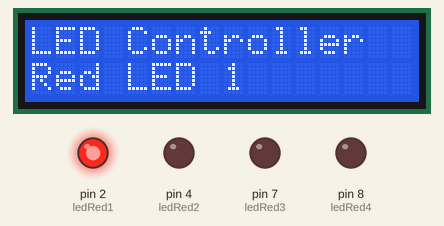
This sketch was run on a simulated Arduino Uno, built with avr-gcc and run on an emulated ATmega328P. Shown: 16×2 character LCD, output pins drawn as LEDs (lit = HIGH).

Above: at 0.1 s.
At 0.9 s:
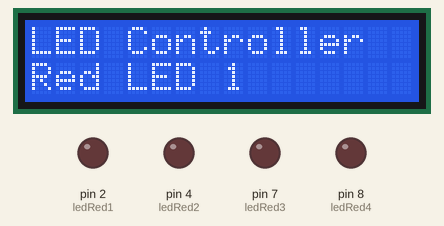
At 1.7 s:
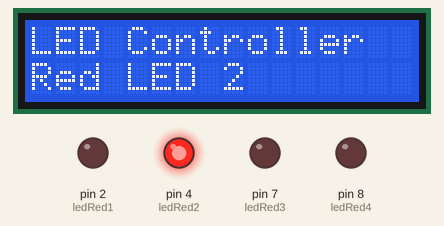
At 3.4 s:
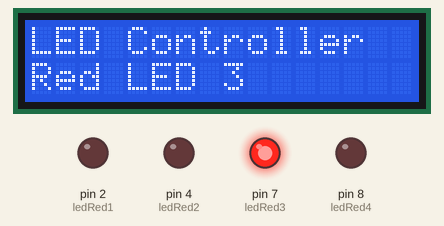
At 5.0 s:
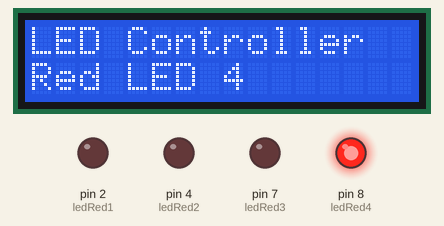
At 5.8 s:
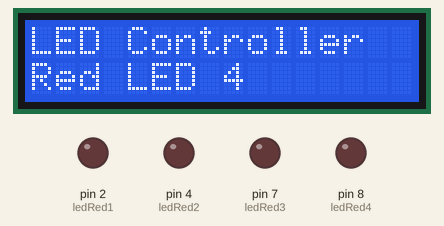
Timing chart, 0 to 40.0 s (numbered marks = the images above):
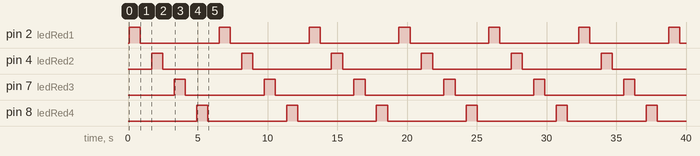

The sketch:

sketch_mar23a.ino
```cpp
#include <Wire.h>
#include <LiquidCrystal_I2C.h>

#define ledRed1 2
#define ledRed2 4
#define ledRed3 7
#define ledRed4 8  // Menambahkan satu lampu merah lagi

LiquidCrystal_I2C lcd(0x27, 16, 2); // Alamat I2C bisa 0x27 atau 0x3F tergantung modul

void setup() {
  pinMode(ledRed1, OUTPUT);
  pinMode(ledRed2, OUTPUT);
  pinMode(ledRed3, OUTPUT);
  pinMode(ledRed4, OUTPUT); // Inisialisasi LED baru

  lcd.init();
  lcd.backlight();
  lcd.setCursor(0, 0);
  lcd.print("LED Controller");
}

void loop() {
  lcd.setCursor(0, 1);
  lcd.print("Red LED 1  ");
  digitalWrite(ledRed1, HIGH);
  delay(800);
  digitalWrite(ledRed1, LOW);
  delay(800);

  lcd.setCursor(0, 1);
  lcd.print("Red LED 2  ");
  digitalWrite(ledRed2, HIGH);
  delay(800);
  digitalWrite(ledRed2, LOW);
  delay(800);

  lcd.setCursor(0, 1);
  lcd.print("Red LED 3  ");
  digitalWrite(ledRed3, HIGH);
  delay(800);
  digitalWrite(ledRed3, LOW);
  delay(800);

  lcd.setCursor(0, 1);
  lcd.print("Red LED 4  "); // Menampilkan teks untuk LED baru
  digitalWrite(ledRed4, HIGH);
  delay(800);
  digitalWrite(ledRed4, LOW);
  delay(800);
}
```

Measured:
- by itself, pin 2 (ledRed1), pin 4 (ledRed2), pin 7 (ledRed3), pin 8 (ledRed4): alternates HIGH for 0.80 s and LOW for 5.6 s
- by itself, everything shown: repeats every 6.4 s, in 8 steps
- what the display in image 2 shows lasts 1.6 s, from 1.7 s to 3.3 s
